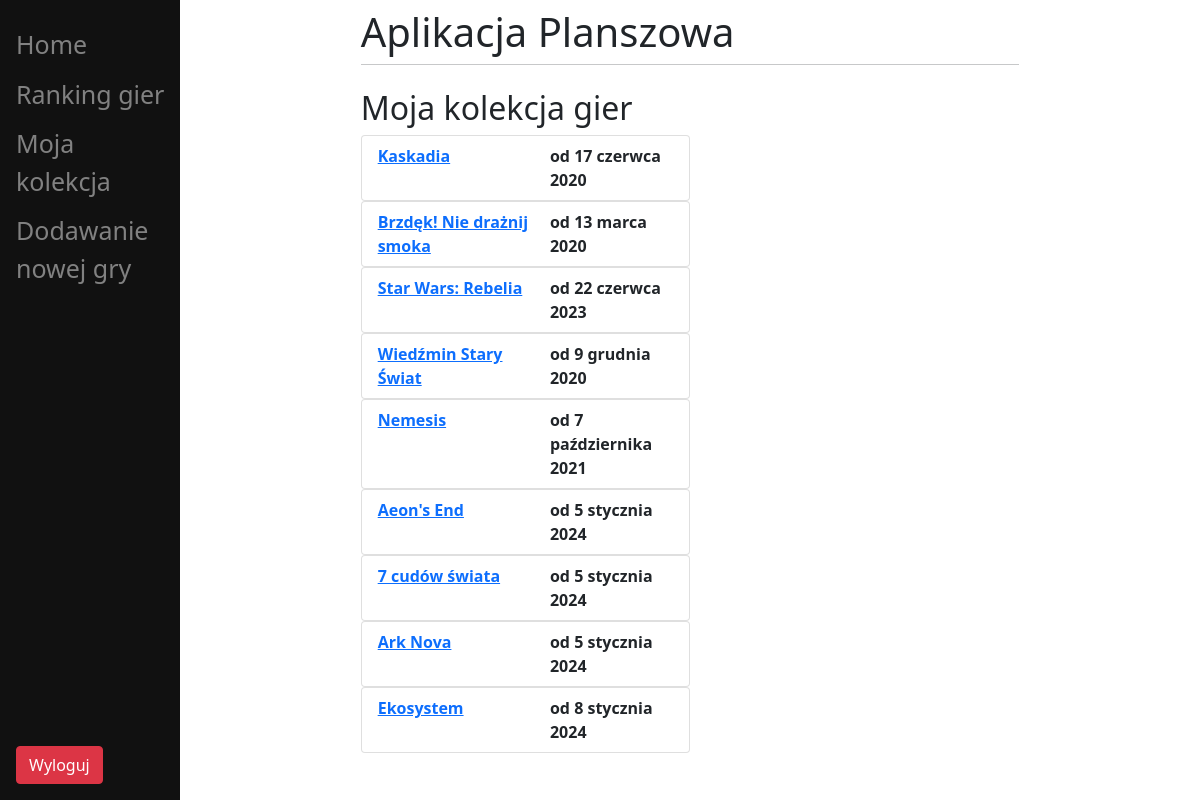
/games_collection/ (signed in), run on the app's committed database.
### Board_games/models.py (models this page shows, shortened)
class GamesCollection(models.Model):
    game = models.ForeignKey(BoardGames, on_delete=models.CASCADE, db_column='game_id')
    user = models.ForeignKey(Users, on_delete=models.CASCADE, db_column='user_id')
    purchase_date = models.DateField(blank=True, null=True)
    class Meta:
        db_table = 'Games_collection'
        constraints = [UniqueConstraint(fields=['game', 'user'], name='unique_collection')]

class BoardGames(models.Model):
    title = models.TextField()
    author = models.TextField(blank=True, null=True)
    publisher = models.TextField(blank=True, null=True)
    min_players = models.IntegerField(blank=True, null=True)
    max_players = models.IntegerField(blank=True, null=True)
    time = models.TextField(blank=True, null=True)
    class Meta:
        db_table = 'Board_games'

### Board_games/views.py (the view)
# urls.py: path("games_collection/", views.games_collection, name="games_collection"),
def games_collection(response):
    return render(response, "Board_games/games_collection.html", )

### Board_games/templates/Board_games/games_collection.html
{% extends "base.html" %}
{% block content %}
    <h2>Moja kolekcja gier</h2>
    {% if user.is_authenticated %}
        {% if list.count == 0 %}
            Nie znaleziono żadnych gier
        {% else %}
            {% for collection in user.gamescollection_set.all %}
                <ul class="list-group">
                        <li class="list-group-item d-flex justify-content-between align-items-start col-sm-6">
                            <div class="col-7" >
                                  <div class="fw-bold" >
                                      <a href="{% url 'board_games' id=collection.game_id %}">{{ collection.game.title }}</a>
                                  </div>
                            </div>
                            <div class="float-end" >
                                  <div class="fw-bold" >
                                      <a>od {{ collection.purchase_date }}</a>
                                  </div>
                            </div>
                        </li>
                </ul>
            {% endfor %}
        {% endif %}
    {% else %}
        Nie masz uprawnień do korzystania z tej funkcji
    {% endif %}
{% endblock %}

### data on the page
GamesCollection: game "Kaskadia", purchase_date "17 czerwca 2020"
GamesCollection: game "Brzdęk! Nie drażnij smoka", purchase_date "13 marca 2020"
GamesCollection: game "Star Wars: Rebelia", purchase_date "22 czerwca 2023"
GamesCollection: game "Wiedźmin Stary Świat", purchase_date "9 grudnia 2020"
GamesCollection: game "Nemesis", purchase_date "7 października 2021"
GamesCollection: game "Aeon's End", purchase_date "5 stycznia 2024"
GamesCollection: game "7 cudów świata", purchase_date "5 stycznia 2024"
GamesCollection: game "Ark Nova", purchase_date "5 stycznia 2024"
GamesCollection: game "Ekosystem", purchase_date "8 stycznia 2024"
